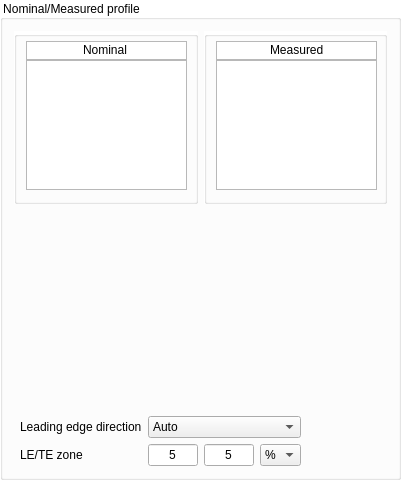
    <widget class="QGroupBox" name="profilesNominalMeasured">
     <property name="minimumSize">
      <size>
       <width>0</width>
       <height>480</height>
      </size>
     </property>
     <property name="maximumSize">
      <size>
       <width>396</width>
       <height>500</height>
      </size>
     </property>
     <property name="styleSheet">
      <string notr="true">QGroupBox {
	background-color: rgb(255, 255, 255);
}</string>
     </property>
     <property name="title">
      <string>Nominal/Measured profile</string>
     </property>
     <layout class="QGridLayout" name="gridLayout">
      <item row="4" column="2" colspan="2">
       <widget class="QLineEdit" name="scaleLE">
        <property name="minimumSize">
         <size>
          <width>50</width>
          <height>0</height>
         </size>
        </property>
        <property name="text">
         <string>5</string>
        </property>
        <property name="alignment">
         <set>Qt::AlignCenter</set>
        </property>
       </widget>
      </item>
      <item row="4" column="5">
       <widget class="QComboBox" name="measureTypeComboBox">
        <property name="currentIndex">
         <number>0</number>
        </property>
        <item>
         <property name="text">
          <string>%</string>
         </property>
        </item>
        <item>
         <property name="text">
          <string>L</string>
         </property>
        </item>
       </widget>
      </item>
      <item row="4" column="4">
       <widget class="QLineEdit" name="scaleTE">
        <property name="maximumSize">
         <size>
          <width>50</width>
          <height>16777215</height>
         </size>
        </property>
        <property name="text">
         <string>5</string>
        </property>
        <property name="alignment">
         <set>Qt::AlignCenter</set>
        </property>
       </widget>
      </item>
      <item row="3" column="1">
       <widget class="QLabel" name="directionLabel">
        <property name="text">
         <string>Leading edge direction</string>
        </property>
       </widget>
      </item>
      <item row="4" column="1">
       <widget class="QLabel" name="scaleLETELabel">
        <property name="text">
         <string>LE/TE zone</string>
        </property>
       </widget>
      </item>
      <item row="3" column="2" colspan="4">
       <widget class="QComboBox" name="directionLEComboBox">
        <property name="enabled">
         <bool>true</bool>
        </property>
        <item>
         <property name="text">
          <string>Auto</string>
         </property>
        </item>
        <item>
         <property name="text">
          <string>+X</string>
         </property>
        </item>
        <item>
         <property name="text">
          <string>+Y</string>
         </property>
        </item>
        <item>
         <property name="text">
          <string>-X</string>
         </property>
        </item>
        <item>
         <property name="text">
          <string>-Y</string>
         </property>
        </item>
       </widget>
      </item>
      <item row="3" column="6" rowspan="2">
       <spacer name="horizontalSpacer_7">
        <property name="orientation">
         <enum>Qt::Horizontal</enum>
        </property>
        <property name="sizeHint" stdset="0">
         <size>
          <width>40</width>
          <height>20</height>
         </size>
        </property>
       </spacer>
      </item>
      <item row="1" column="4" colspan="3">
       <widget class="QGroupBox" name="groupBox">
        <property name="minimumSize">
         <size>
          <width>183</width>
          <height>171</height>
         </size>
        </property>
        <property name="maximumSize">
         <size>
          <width>1677215</width>
          <height>16777215</height>
         </size>
        </property>
        <property name="title">
         <string/>
        </property>
        <widget class="QListWidget" name="listMeasured">
         <property name="geometry">
          <rect>
           <x>12</x>
           <y>28</y>
           <width>161</width>
           <height>131</height>
          </rect>
         </property>
        </widget>
        <widget class="QLineEdit" name="lineMeasured">
         <property name="geometry">
          <rect>
           <x>13</x>
           <y>10</y>
           <width>160</width>
           <height>18</height>
          </rect>
         </property>
         <property name="text">
          <string>Measured</string>
         </property>
         <property name="frame">
          <bool>false</bool>
         </property>
         <property name="alignment">
          <set>Qt::AlignCenter</set>
         </property>
         <property name="readOnly">
          <bool>true</bool>
         </property>
        </widget>
        <widget class="QFrame" name="frameMeasured">
         <property name="geometry">
          <rect>
           <x>12</x>
           <y>10</y>
           <width>161</width>
           <height>20</height>
          </rect>
         </property>
         <property name="frameShape">
          <enum>QFrame::StyledPanel</enum>
         </property>
         <property name="frameShadow">
          <enum>QFrame::Sunken</enum>
         </property>
        </widget>
       </widget>
      </item>
      <item row="2" column="0" colspan="7">
       <widget class="QWidget" name="container" native="true">
        <property name="minimumSize">
         <size>
          <width>0</width>
          <height>200</height>
         </size>
        </property>
       </widget>
      </item>
      <item row="1" column="0" colspan="4">
       <widget class="QGroupBox" name="nominalBox">
        <property name="minimumSize">
         <size>
          <width>175</width>
          <height>171</height>
         </size>
        </property>
        <property name="maximumSize">
         <size>
          <width>16777215</width>
          <height>16777215</height>
         </size>
        </property>
        <property name="title">
         <string/>
        </property>
        <widget class="QListWidget" name="listNominal">
         <property name="geometry">
          <rect>
           <x>12</x>
           <y>28</y>
           <width>161</width>
           <height>131</height>
          </rect>
         </property>
        </widget>
        <widget class="QLineEdit" name="lineNomimal">
         <property name="geometry">
          <rect>
           <x>12</x>
           <y>10</y>
           <width>160</width>
           <height>18</height>
          </rect>
         </property>
         <property name="text">
          <string>Nominal</string>
         </property>
         <property name="frame">
          <bool>false</bool>
         </property>
         <property name="alignment">
          <set>Qt::AlignCenter</set>
         </property>
         <property name="readOnly">
          <bool>true</bool>
         </property>
        </widget>
        <widget class="QFrame" name="frameNominal">
         <property name="geometry">
          <rect>
           <x>12</x>
           <y>10</y>
           <width>161</width>
           <height>20</height>
          </rect>
         </property>
         <property name="minimumSize">
          <size>
           <width>0</width>
           <height>20</height>
          </size>
         </property>
         <property name="frameShape">
          <enum>QFrame::StyledPanel</enum>
         </property>
         <property name="frameShadow">
          <enum>QFrame::Sunken</enum>
         </property>
        </widget>
       </widget>
      </item>
      <item row="3" column="0" rowspan="2">
       <spacer name="horizontalSpacer_8">
        <property name="orientation">
         <enum>Qt::Horizontal</enum>
        </property>
        <property name="sizeHint" stdset="0">
         <size>
          <width>40</width>
          <height>20</height>
         </size>
        </property>
       </spacer>
      </item>
     </layout>
    </widget>
